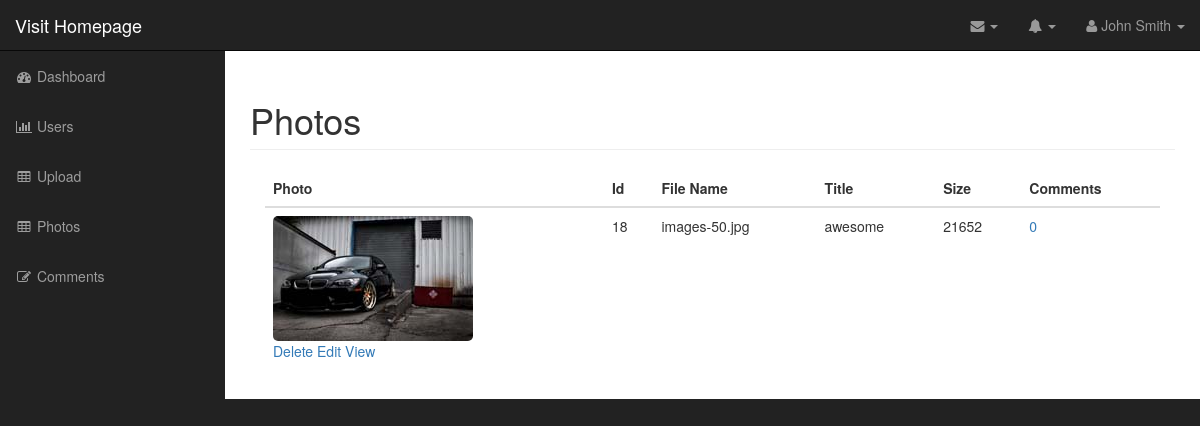
Screenshot of /admin/photos.php (signed in) with the database file from the repository.
### tables this page shows
CREATE TABLE `photos` (
  `id` int(11) NOT NULL,
  `title` varchar(255) NOT NULL,
  `caption` varchar(255) NOT NULL,
  `description` text NOT NULL,
  `filename` varchar(255) NOT NULL,
  `alternate_text` varchar(255) NOT NULL,
  `type` varchar(255) NOT NULL,
  `size` int(11) NOT NULL,
  `user_id` int(11) NOT NULL
);

### admin/includes/database.php (called while the page is built, shortened)
<?php
class Database {
    public $db;
    function __construct(){
    $this->db =  $this->open_db_connection();
    }
    public function open_db_connection(){
        $this->connection = new mysqli(DB_HOST,DB_USER,DB_PASS,DB_NAME);
        return $this->connection;
    }
    public function query($sql){
    $result = $this->db->query($sql);
    return $result;
    }
    public function escape_string($string){
    return $this->db->real_escape_string($string);
    }
}
$database = new Database();
?>

### admin/includes/db_object.php (called while the page is built, shortened)
<?php
class Db_object {
	public static function find_by_id($id){
		$the_result_array = static::find_by_query("SELECT * FROM "  . static::$db_table . " WHERE id = $id LIMIT 1");
		return !empty($the_result_array) ? array_shift($the_result_array) : false;
		}
	public static function find_by_query($sql){
		global $database;
		$result_set = $database->query($sql);
		$the_object_array = array();
		while($row = mysqli_fetch_array($result_set)) {
		$the_object_array[] = static::instantation($row);
		}
		return $the_object_array;
		}
	 public static function instantation($the_record){
		$the_object = new $calling_class;
		foreach ($the_record as $the_attribute => $value) {
		if($the_object->has_the_attribute($the_attribute)){
			$the_object->$the_attribute = $value;
			}
		}
		    return $the_object;
		}
	private function has_the_attribute($the_attribute){
		$object_properties = get_object_vars($this);
		return array_key_exists($the_attribute, $object_properties);
		}
}
?>

### admin/includes/user.php (called while the page is built, shortened)
<?php
class User extends Db_object {
	public $id;
public function photos() {
	return Photo::find_by_query("SELECT * FROM photos WHERE user_id= " . $this->id);
}
}
?>

### admin/includes/photo.php (called while the page is built, shortened)
<?php
class Photo extends Db_object {
  public $filename;
  public $upload_directory = "images";
  public function picture_path(){
    return $this->upload_directory.DS.$this->filename;
  }
}
?>

### admin/includes/comment.php (called while the page is built, shortened)
<?php
class Comment extends Db_object {
	protected static $db_table = "comments";
  	public static function find_the_comments($photo_id=0) {
	global $database;
	$sql  = "SELECT * FROM " . self::$db_table;
	$sql .= " WHERE photo_id = " . $database->escape_string($photo_id);
	$sql .= " ORDER BY photo_id ASC";
	return self::find_by_query($sql);
}
}
?>

### admin/photos.php (the view, shortened to what this page needs)
<?php include("includes/header.php"); ?>
<?php
$photos = User::find_by_id($_SESSION['user_id'])->photos();
 ?>
        <nav class="navbar navbar-inverse navbar-fixed-top" role="navigation">
        <?php include ("includes/top_nav.php") ?>
        <?php include ("includes/side_nav.php") ?>
        </nav>
        <div id="page-wrapper">
        <div class="container-fluid">
            <div class="row">
                <div class="col-lg-12">
                    <h1 class="page-header">
                        Photos
                    </h1>
                    <div class="col-md-12">
                        <table class="table table-hover">
                          <thead>
                              <tr>
                                  <th>Photo</th>
                                  <th>Id</th>
                                  <th>File Name</th>
                                  <th>Title</th>
                                  <th>Size</th>
                                  <th>Comments</th>
                              </tr>
                          </thead>
                          <tbody>
                        <?php foreach($photos as $photo ) : ?>
                              <tr>
                                  <td><img class="admin-photo-thumbnail" src="<?php echo $photo->picture_path(); ?>" alt="">
                                    <div class="action_links">
                                    <a class="delete_link" href="delete_photo.php?id=<?php echo $photo->id; ?> ">Delete</a>
                                    <a href="edit_photo.php?id=<?php echo $photo->id; ?> ">Edit</a>
                                    <a href="../photo.php?id=<?php echo $photo->id; ?>">View</a>
                                    </div>
                                  </td>
                                  <td><?php echo $photo->id; ?></td>
                                  <td><?php echo $photo->filename; ?></td>
                                  <td><?php echo $photo->title; ?></td>
                                  <td><?php echo $photo->size; ?></td>
                                  <td>
                                    <a href="comment_photo.php?id=<?php echo $photo->id; ?>">
                                    <?php
                                    $comments =Comment::find_the_comments($photo->id);
                                    echo count($comments);
                                    ?>
                                    </a>
                                    </td>
                              </tr>
                        <?php endforeach; ?>
                          </tbody>
                        </table>
                    </div>
                </div>
            </div>
            </div>
        </div>
  <?php include("includes/footer.php"); ?>

### admin/css/sb-admin.css (style rules this page uses)
body { margin-top: 100px; background-color: #222; }
@media (min-width:768px) { body { margin-top: 50px; } }
#page-wrapper { width: 100%; padding: 0; background-color: #fff; }
@media (min-width:768px) { #page-wrapper { padding: 10px; } }

### admin/css/styles.css (style rules this page uses)
.admin-photo-thumbnail { width: 200px; border-radius: 5px; }

### rows the page displays
photos: filename (picture), id "18", filename "images-50.jpg", title "awesome", size "21652", count($comments) "0"
